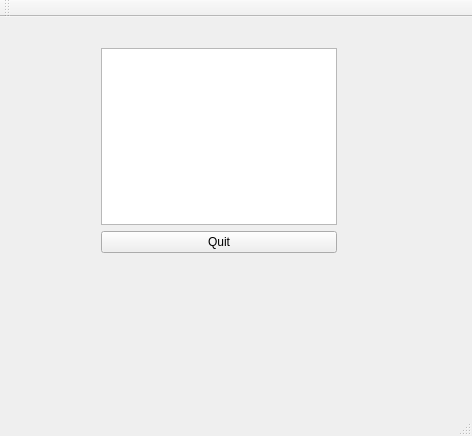
<?xml version="1.0" encoding="UTF-8"?>
<ui version="4.0">
 <class>quitButton</class>
 <widget class="QMainWindow" name="quitButton">
  <property name="geometry">
   <rect>
    <x>0</x>
    <y>0</y>
    <width>472</width>
    <height>436</height>
   </rect>
  </property>
  <property name="windowTitle">
   <string>NotePad</string>
  </property>
  <widget class="QWidget" name="centralWidget">
   <widget class="QWidget" name="">
    <property name="geometry">
     <rect>
      <x>90</x>
      <y>20</y>
      <width>258</width>
      <height>227</height>
     </rect>
    </property>
    <layout class="QVBoxLayout" name="verticalLayout">
     <item alignment="Qt::AlignVCenter">
      <widget class="QTextEdit" name="textEdit"/>
     </item>
     <item>
      <widget class="QPushButton" name="quitButton_2">
       <property name="text">
        <string>Quit</string>
       </property>
      </widget>
     </item>
    </layout>
   </widget>
  </widget>
  <widget class="QMenuBar" name="menuBar">
   <property name="geometry">
    <rect>
     <x>0</x>
     <y>0</y>
     <width>472</width>
     <height>25</height>
    </rect>
   </property>
  </widget>
  <widget class="QToolBar" name="mainToolBar">
   <attribute name="toolBarArea">
    <enum>TopToolBarArea</enum>
   </attribute>
   <attribute name="toolBarBreak">
    <bool>false</bool>
   </attribute>
  </widget>
  <widget class="QStatusBar" name="statusBar"/>
 </widget>
 <layoutdefault spacing="6" margin="11"/>
 <resources/>
 <connections/>
</ui>
